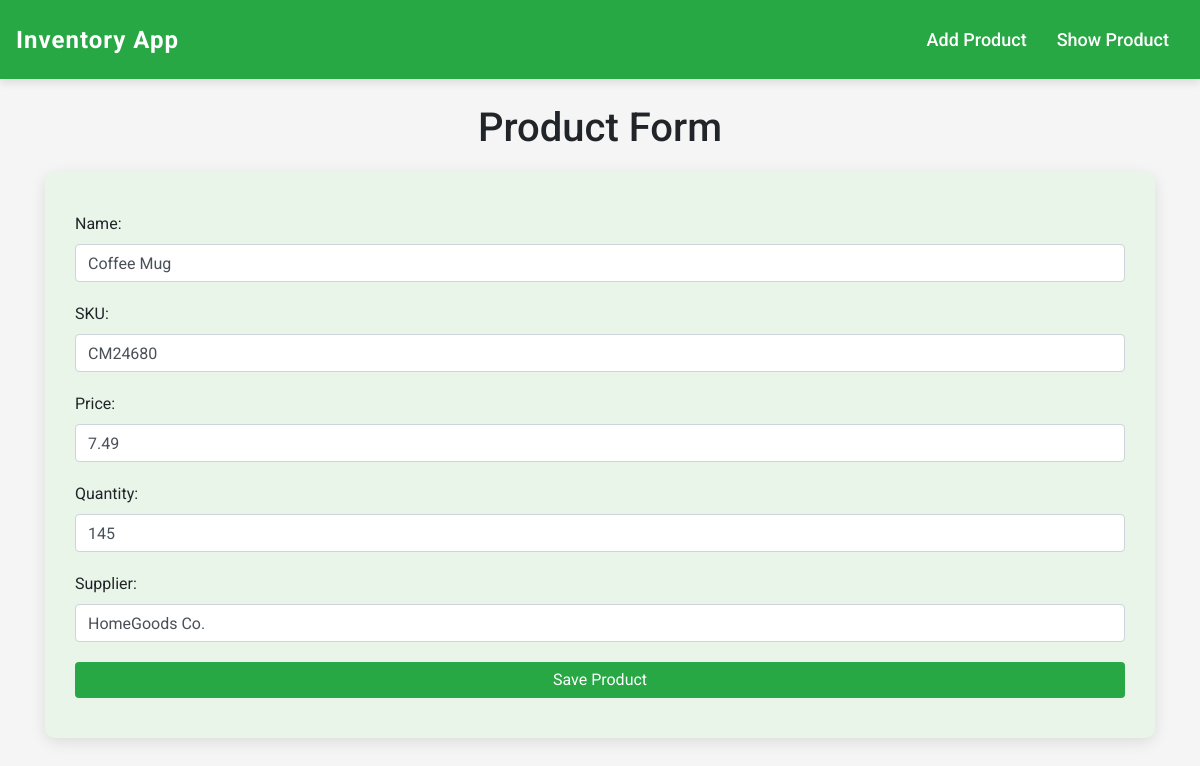
The page /update/4/ on the database its author committed.
### invApp/models.py (models this page shows, shortened)
class Product(models.Model):
    product_id = models.AutoField(primary_key=True)
    name = models.CharField(max_length=100)
    sku = models.CharField(max_length=50, unique=True)
    price = models.FloatField()
    quantity = models.PositiveIntegerField(default=0)
    supplier = models.CharField(max_length=100)

### invApp/views.py (the view)
def product_update_view(request, product_id):
    product = Product.objects.get(product_id=product_id)
    form = ProductForm(instance=product)
    if request.method == "POST":
        form = ProductForm(request.POST, instance=product)
        if form.is_valid():
            form.save()
            return redirect("product_list")
    return render(request, 'invApp/product_form.html', {"form": form})

### invApp/forms.py
class ProductForm(forms.ModelForm):
    class Meta:
        model = Product
        fields = '__all__'
        labels = {
            "product_id": "Product ID",
            "name": "Name",
            "sku": "SKU",
            "price": "Price",
            "quantity": "Quantity",
            "supplier": "Supplier",
        }
        widgets = {
            "product_id": forms.NumberInput(
                attrs={'placeholder': 'e.g. 1', 'class': 'form-control'}),
            "name": forms.TextInput(
                attrs={'placeholder': 'e.g. shirt', 'class': 'form-control'}),
            "sku": forms.TextInput(
                attrs={'placeholder': 'e.g. S12345', 'class': 'form-control'}),
            "price": forms.NumberInput(
                attrs={'placeholder': 'e.g. 10.0', 'class': 'form-control'}),
            "quantity": forms.NumberInput(
                attrs={'placeholder': 'e.g. 5', 'class': 'form-control'}),
            "supplier": forms.TextInput(
                attrs={'placeholder': 'e.g. TechSource Ltd. ', 'class': 'form-control'}),
        }

### invApp/templates/invApp/product_form.html (shortened to what this page needs)
{% extends "invApp/layout.html" %}
{% block content %}
<h1 class="text-center mt-5">Product Form</h1>
<form method="POST" class="jumbotron" action="">
  {{form}}
  <button class="btn btn-custom btn-success btn-block" type="submit">Save Product</button>
</form>
{% endblock %}

### invApp/templates/invApp/layout.html (style rules this page uses)
body { font-family: 'Roboto', sans-serif; background-color: #f5f5f5; padding-top: 56px; }
.form-control { margin-bottom: 20px; }
.btn-custom { background-color: #28a745; color: white; border: none; transition: background-color 0.3s ease, transform 0.1s ease; }
.jumbotron { background-color: #e9f5e9; border-radius: 10px; padding: 40px 30px; margin-top: 20px; box-shadow: 0 4px 15px rgba(0, 0, 0, 0.1); }

### rows shown on the page
Product: name "Coffee Mug", sku "CM24680", price "7.49", quantity "145", supplier "HomeGoods Co."
